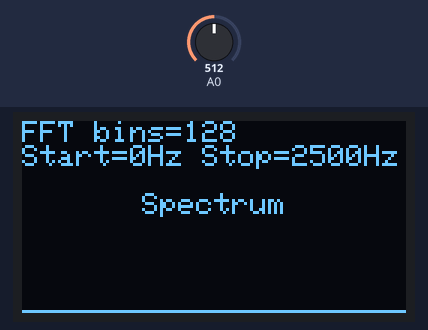
Recording of a program running on a simulated Arduino Uno, built with avr-gcc and run on an emulated ATmega328P. Parts: 128×64 one-colour display. Inputs (shaded band) come from the test bench; at power-on: A0 = 512.

Above: at 2.2 s.
2.3 s: A0 set to 529
At 3.8 s:
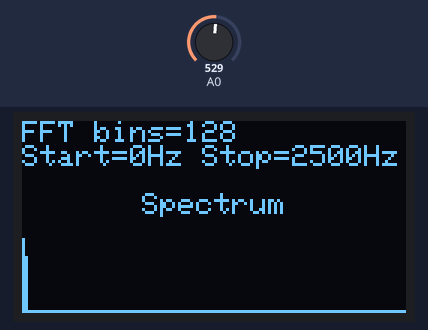
4.2 s: A0 set to 716
At 5.6 s:
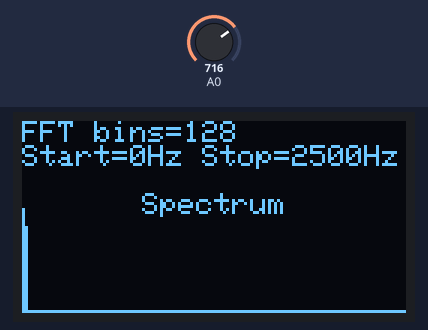
6.0 s: A0 set to 900
At 7.4 s:
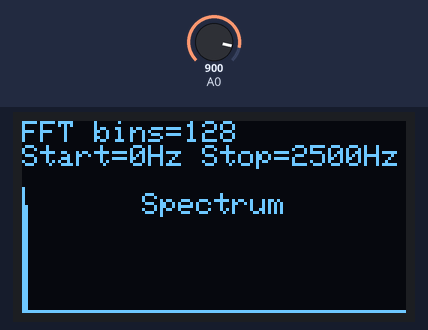
Timing chart, 0 to 9.0 s (numbered marks = the images above; inputs shaded):
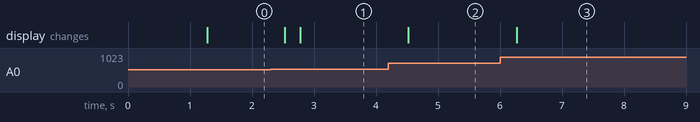

The program:

main.cpp
```cpp
#include <Arduino.h>

#include <fix_fft.h>
#include <stdio.h>
#include <math.h>

#include <SPI.h>
#include <Wire.h>
#include <Adafruit_GFX.h>
#include <Adafruit_SSD1306.h>

#define SCREEN_WIDTH 128
#define SCREEN_HEIGHT 64

#define OLED_RESET 4

Adafruit_SSD1306 display(SCREEN_WIDTH, SCREEN_HEIGHT, &Wire, OLED_RESET);

#define M 7

#define SAMPLES 128

char vReal[SAMPLES];
char vImag[SAMPLES];
const double samplingFrequency = 5000;
unsigned int sampling_period_us;
unsigned long microseconds;

void drawSpectrum();

void setup() {
  display.begin(SSD1306_SWITCHCAPVCC, 0x3C);
  //display.display();

  analogReference(DEFAULT);
  sampling_period_us = round(1000000*(1.0/samplingFrequency));

  delay(1000);
}

void loop() {
  microseconds = micros();
  for(int i=0; i<SAMPLES; i++)
  {
      vReal[i] = analogRead(A0); //*128/1024;
      vImag[i] = 0;
      while(micros() - microseconds < sampling_period_us){
        //empty loop
      }
      microseconds += sampling_period_us;
  }

  fix_fft(vReal, vImag, M, false);

  display.clearDisplay();

  drawSpectrum();
}

void drawSpectrum()
{
  display.clearDisplay();
  display.setCursor(0,0);

  if(SCREEN_HEIGHT == 64)
  {
    display.setTextSize(1);
    display.setTextColor(SSD1306_WHITE);

    display.print(F("FFT bins="));
    display.print(SAMPLES);

    display.setCursor(0,8);
    display.print(F("Start=0Hz Stop="));
    display.print((int)(samplingFrequency/2));
    display.print(F("Hz"));

    display.setCursor(40,24);
    display.print(F("Spectrum"));
    //display.print(micros() - microseconds);
    //display.print("uS");

    display.setCursor(0,16);
  }

  double dat;

  for(int i=0; i<SCREEN_WIDTH; i++)
  {
    if(i%2 == 0)
    {
      dat = sqrt(pow(vReal[i/(SCREEN_WIDTH/(SAMPLES/2))],2) + pow(vImag[i/(SCREEN_WIDTH/(SAMPLES/2))],2));
    }
    else
    {
      dat = ( sqrt(pow(vReal[(i-1)/(SCREEN_WIDTH/(SAMPLES/2))],2) + pow(vImag[(i-1)/(SCREEN_WIDTH/(SAMPLES/2))],2))
              + sqrt(pow(vReal[(i+1)/(SCREEN_WIDTH/(SAMPLES/2))],2) + pow(vImag[(i+1)/(SCREEN_WIDTH/(SAMPLES/2))],2)))
              / 2;
    }

    display.drawLine( i, SCREEN_HEIGHT-1,
                      i, SCREEN_HEIGHT-1 - (int)(20*log10(dat)),
                      WHITE);
  }

  display.display();
}
```

Measured:
- the behaviour switches between 513 and 514 on A0 (found by bisection; images 0 and 1)
- after the input at 2.3 s, the display: first changes after 0.23 s (image 1 shows a later state)
- after the input at 4.2 s, the display: changes after 0.32 s (image 2)
- after the input at 6.0 s, the display: changes after 0.27 s (image 3)
